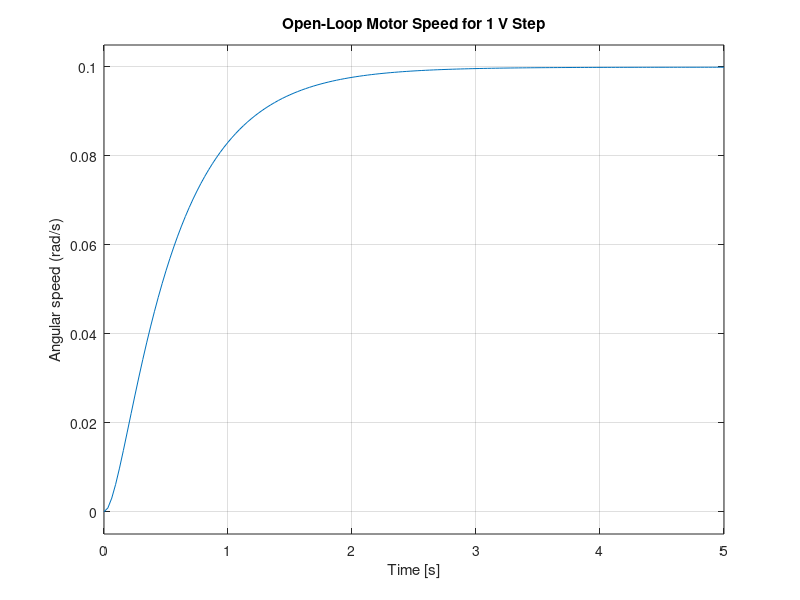
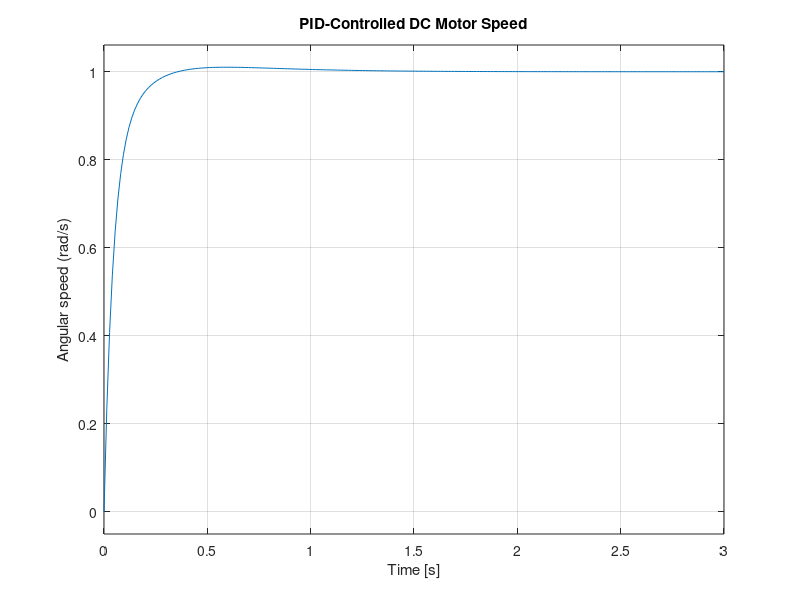

Write MATLAB code to recreate these figures, in order. (Note: this script raises an error after producing the figures.)
%% DC Motor Speed Control with PID
% Armature-controlled DC motor.
% Input: armature voltage V [V]
% Output: angular speed omega [rad/s]

clear; clc; close all;

%% Motor parameters
J = 0.01;     % rotor inertia [kg*m^2]
b = 0.10;     % viscous friction [N*m*s]
K = 0.01;     % motor torque/back-emf constant
R = 1.0;      % armature resistance [ohm]
L = 0.5;      % armature inductance [H]

%% Transfer function omega(s)/V(s)
s = tf('s');
G = K / ((J*s + b)*(L*s + R) + K^2);

disp('DC motor plant:');
G
fprintf('Open-loop poles:\n');
disp(pole(G));

%% Open-loop voltage response
figure('Name','DC Motor Open Loop');
step(G, 5);
grid on;
title('Open-Loop Motor Speed for 1 V Step');
ylabel('Angular speed (rad/s)');

%% PID speed controller
Kp = 100;
Ki = 200;
Kd = 10;
C = pid(Kp, Ki, Kd);
T = feedback(C*G, 1);

fprintf('\nPID gains: Kp = %.2f, Ki = %.2f, Kd = %.2f\n', Kp, Ki, Kd);
fprintf('Closed-loop poles:\n');
disp(pole(T));

%% Track a 1 rad/s command
figure('Name','DC Motor Closed Loop');
step(T, 3);
grid on;
title('PID-Controlled DC Motor Speed');
ylabel('Angular speed (rad/s)');

info = stepinfo(T);
disp('Closed-loop step-response information:');
disp(info);

%% Controller comparison
C_P = pid(100,0,0);
C_PI = pid(100,200,0);
T_P = feedback(C_P*G,1);
T_PI = feedback(C_PI*G,1);

figure('Name','DC Motor Controller Comparison');
step(T_P, T_PI, T, 3);
grid on;
legend('P','PI','PID','Location','best');
title('DC Motor: P vs PI vs PID');
ylabel('Angular speed (rad/s)');

%% Save figures
if ~exist('figures','dir')
    mkdir('figures');
end
figs = findall(0,'Type','figure');
for i = 1:numel(figs)
    exportgraphics(figs(i), fullfile('figures', sprintf('figure_%d.png', figs(i).Number)));
end
